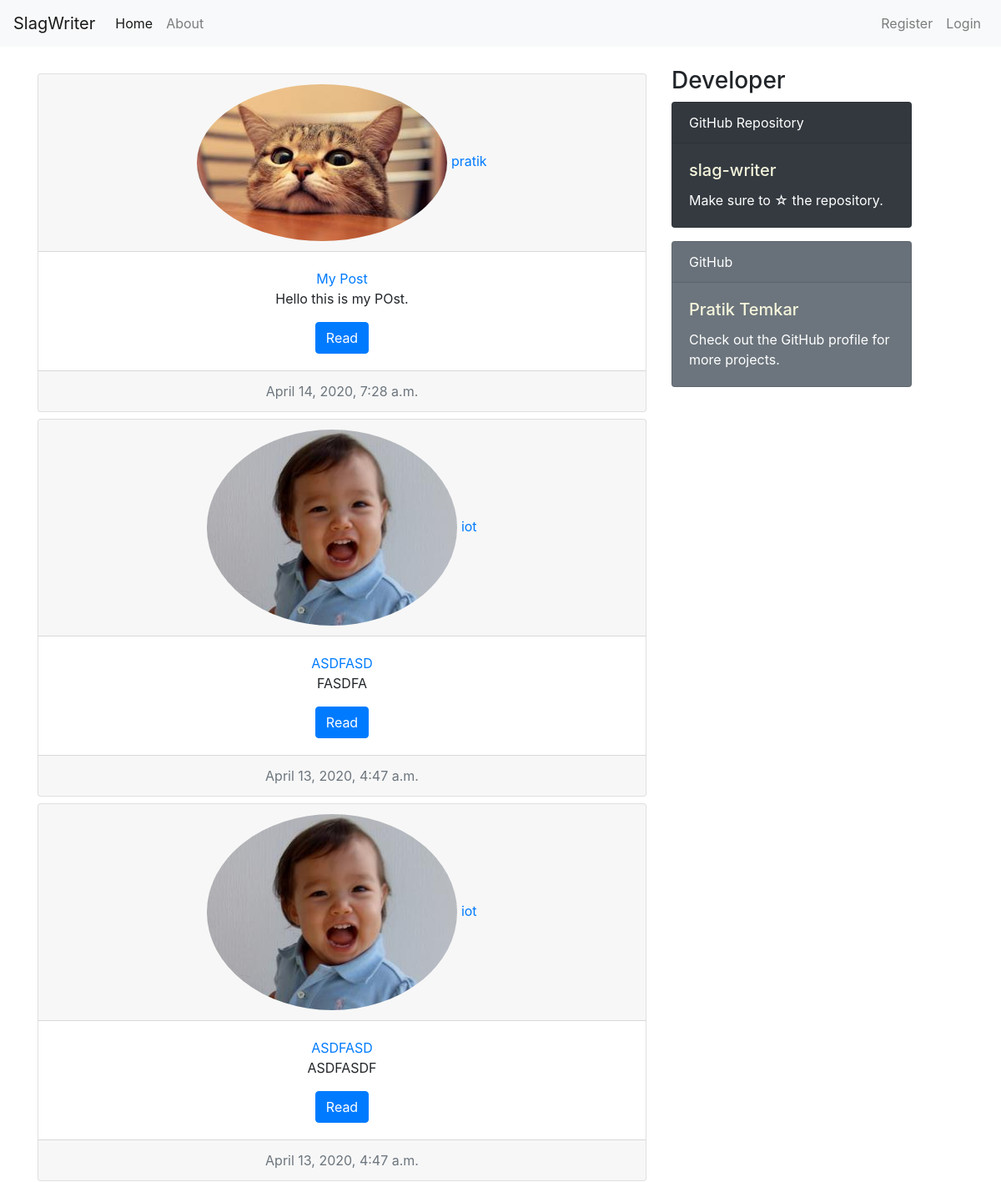
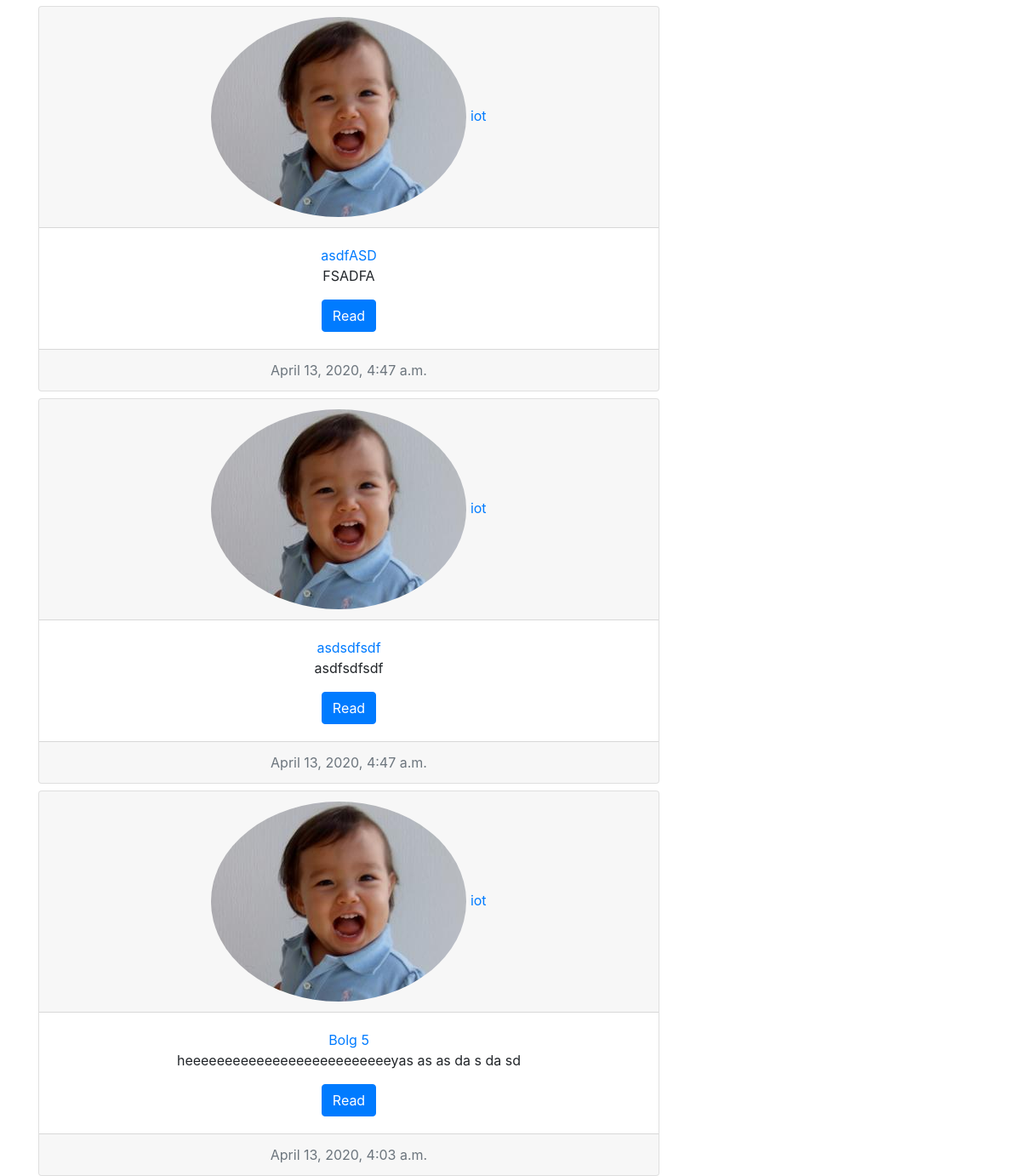
The page / on the database its author committed (2 pictures, top to bottom).
### blog/models.py (models this page shows, shortened)
class Post(models.Model):
    title = models.CharField(max_length = 100)
    content = models.TextField()
    date_posted = models.DateTimeField(default = timezone.now)
    author = models.ForeignKey(User, on_delete = models.CASCADE)

### users/models.py (models this page shows, shortened)
class Profile(models.Model):
    user = models.OneToOneField(User, on_delete = models.CASCADE)
    image = models.ImageField(default='default.jpg', upload_to='profile_pics')

### blog/views.py (the view)
# urls.py: path('', PostListView.as_view(), name='blog-home'),
class PostListView(ListView):
    model = Post
    template_name = 'blog/home.html'
    context_object_name = 'posts'
    ordering = ['-date_posted']

### blog/templates/blog/home.html
{% extends 'blog/base.html' %}
{% block content %}
    {% for post in posts %}
        <div class="card text-center mt-2">
            <div class="card-header">
                <img src="{{ post.author.profile.image.url }}" alt="" class="rounded-circle">
                <a href="{% url  'user-posts' post.author.username%}">{{ post.author }}</a>
            </div>
            <div class="card-body">
            <a href="{% url 'post-detail' post.id %}" class="card-title">{{post.title}}</a>
            <p class="card-text">{{post.content}}</p>
            <a href="#" class="btn btn-primary">Read</a>
            </div>
            <div class="card-footer text-muted">
            {{post.date_posted}}
            </div>
        </div>
    {% endfor %}
{% endblock %}

### rows shown on the page
Post: author.profile.image (picture), author "pratik", title "My Post", content "Hello this is my POst.", date_posted "April 14, 2020, 7:28 a.m."
Post: author.profile.image (picture), author "iot", title "ASDFASD", content "FASDFA", date_posted "April 13, 2020, 4:47 a.m."
Post: author.profile.image (picture), author "iot", title "ASDFASD", content "ASDFASDF", date_posted "April 13, 2020, 4:47 a.m."
Post: author.profile.image (picture), author "iot", title "asdfASD", content "FSADFA", date_posted "April 13, 2020, 4:47 a.m."
Post: author.profile.image (picture), author "iot", title "asdsdfsdf", content "asdfsdfsdf", date_posted "April 13, 2020, 4:47 a.m."
Post: author.profile.image (picture), author "iot", title "Bolg 5", content "heeeeeeeeeeeeeeeeeeeeeeeeeeyas as as da s da sd", date_posted "April 13, 2020, 4:03 a.m."
